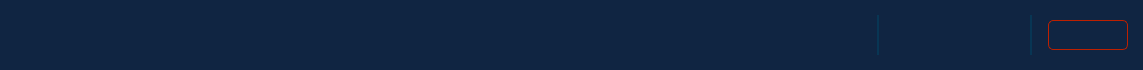
        <widget class="QWidget" name="widget" native="true">
         <property name="minimumSize">
          <size>
           <width>0</width>
           <height>70</height>
          </size>
         </property>
         <property name="maximumSize">
          <size>
           <width>16777215</width>
           <height>70</height>
          </size>
         </property>
         <property name="styleSheet">
          <string notr="true">background: #102542;</string>
         </property>
         <layout class="QHBoxLayout" name="horizontalLayout">
          <property name="spacing">
           <number>15</number>
          </property>
          <property name="leftMargin">
           <number>15</number>
          </property>
          <property name="topMargin">
           <number>15</number>
          </property>
          <property name="rightMargin">
           <number>15</number>
          </property>
          <property name="bottomMargin">
           <number>15</number>
          </property>
          <item>
           <spacer name="horizontalSpacer">
            <property name="orientation">
             <enum>Qt::Horizontal</enum>
            </property>
            <property name="sizeHint" stdset="0">
             <size>
              <width>772</width>
              <height>20</height>
             </size>
            </property>
           </spacer>
          </item>
          <item>
           <widget class="QPushButton" name="btn_screenshare">
            <property name="sizePolicy">
             <sizepolicy hsizetype="Fixed" vsizetype="Fixed">
              <horstretch>0</horstretch>
              <verstretch>0</verstretch>
             </sizepolicy>
            </property>
            <property name="minimumSize">
             <size>
              <width>30</width>
              <height>30</height>
             </size>
            </property>
            <property name="maximumSize">
             <size>
              <width>30</width>
              <height>30</height>
             </size>
            </property>
            <property name="cursor">
             <cursorShape>PointingHandCursor</cursorShape>
            </property>
            <property name="styleSheet">
             <string notr="true">QPushButton{
	border: none;
	border-radius: none;
	background: none;
	background-repeat: none;
	background-image: url(:/icons/monitor_2.png);
	background-position: center center;
}

QPushButton:hover{
	background: none;
	background-repeat: none;
	background-image: url(:/icons/monitor.png);
	background-position: center center;
}

QPushButton:pressed{
	background: none;
	background-repeat: none;
	background-image: url(:/icons/monitor_3.png);
	background-position: center center;
}</string>
            </property>
           </widget>
          </item>
          <item>
           <widget class="QPushButton" name="btn_inspector">
            <property name="sizePolicy">
             <sizepolicy hsizetype="Fixed" vsizetype="Fixed">
              <horstretch>0</horstretch>
              <verstretch>0</verstretch>
             </sizepolicy>
            </property>
            <property name="minimumSize">
             <size>
              <width>30</width>
              <height>30</height>
             </size>
            </property>
            <property name="maximumSize">
             <size>
              <width>30</width>
              <height>30</height>
             </size>
            </property>
            <property name="cursor">
             <cursorShape>PointingHandCursor</cursorShape>
            </property>
            <property name="styleSheet">
             <string notr="true">QPushButton{
	border: none;
	border-radius: none;
	background: none;
	background-repeat: none;
	background-image: url(:/icons/inspect_2.png);
	background-position: center center;
}

QPushButton:hover{
	background: none;
	background-repeat: none;
	background-image: url(:/icons/inspect.png);
	background-position: center center;
}

QPushButton:pressed{
	background: none;
	background-repeat: none;
	background-image: url(:/icons/inspect_3.png);
	background-position: center center;
}</string>
            </property>
           </widget>
          </item>
          <item>
           <widget class="Line" name="line">
            <property name="styleSheet">
             <string notr="true">color: #083654;</string>
            </property>
            <property name="frameShadow">
             <enum>QFrame::Plain</enum>
            </property>
            <property name="lineWidth">
             <number>2</number>
            </property>
            <property name="orientation">
             <enum>Qt::Vertical</enum>
            </property>
           </widget>
          </item>
          <item>
           <widget class="QPushButton" name="btn_student_list">
            <property name="sizePolicy">
             <sizepolicy hsizetype="Fixed" vsizetype="Fixed">
              <horstretch>0</horstretch>
              <verstretch>0</verstretch>
             </sizepolicy>
            </property>
            <property name="minimumSize">
             <size>
              <width>30</width>
              <height>30</height>
             </size>
            </property>
            <property name="maximumSize">
             <size>
              <width>30</width>
              <height>30</height>
             </size>
            </property>
            <property name="cursor">
             <cursorShape>PointingHandCursor</cursorShape>
            </property>
            <property name="styleSheet">
             <string notr="true">QPushButton{
	border: none;
	border-radius: none;
	background: none;
	background-repeat: none;
	background-image: url(:/icons/list_2.png);
	background-position: center center;
}

QPushButton:hover{
	background: none;
	background-repeat: none;
	background-image: url(:/icons/list.png);
	background-position: center center;
}

QPushButton:pressed{
	background: none;
	background-repeat: none;
	background-image: url(:/icons/list_3.png);
	background-position: center center;
}</string>
            </property>
           </widget>
          </item>
          <item>
           <widget class="QPushButton" name="btn_chat">
            <property name="sizePolicy">
             <sizepolicy hsizetype="Fixed" vsizetype="Fixed">
              <horstretch>0</horstretch>
              <verstretch>0</verstretch>
             </sizepolicy>
            </property>
            <property name="minimumSize">
             <size>
              <width>30</width>
              <height>30</height>
             </size>
            </property>
            <property name="maximumSize">
             <size>
              <width>30</width>
              <height>30</height>
             </size>
            </property>
            <property name="cursor">
             <cursorShape>PointingHandCursor</cursorShape>
            </property>
            <property name="styleSheet">
             <string notr="true">QPushButton{
	border: none;
	border-radius: none;
	background: none;
	background-repeat: none;
	background-image: url(:/icons/chat_2.png);
	background-position: center center;
}

QPushButton:hover{
	background: none;
	background-repeat: none;
	background-image: url(:/icons/chat.png);
	background-position: center center;
}

QPushButton:pressed{
	background: none;
	background-repeat: none;
	background-image: url(:/icons/chat_3.png);
	background-position: center center;
}</string>
            </property>
           </widget>
          </item>
          <item>
           <widget class="QPushButton" name="btn_block">
            <property name="sizePolicy">
             <sizepolicy hsizetype="Fixed" vsizetype="Fixed">
              <horstretch>0</horstretch>
              <verstretch>0</verstretch>
             </sizepolicy>
            </property>
            <property name="minimumSize">
             <size>
              <width>30</width>
              <height>30</height>
             </size>
            </property>
            <property name="maximumSize">
             <size>
              <width>30</width>
              <height>30</height>
             </size>
            </property>
            <property name="cursor">
             <cursorShape>PointingHandCursor</cursorShape>
            </property>
            <property name="styleSheet">
             <string notr="true">QPushButton{
	border: none;
	border-radius: none;
	background: none;
	background-repeat: none;
	background-image: url(:/icons/block_2.png);
	background-position: center center;
}

QPushButton:hover{
	background: none;
	background-repeat: none;
	background-image: url(:/icons/block.png);
	background-position: center center;
}

QPushButton:pressed{
	background: none;
	background-repeat: none;
	background-image: url(:/icons/block_3.png);
	background-position: center center;
}</string>
            </property>
           </widget>
          </item>
          <item>
           <widget class="Line" name="line_2">
            <property name="styleSheet">
             <string notr="true">color: #083654;</string>
            </property>
            <property name="frameShadow">
             <enum>QFrame::Plain</enum>
            </property>
            <property name="lineWidth">
             <number>2</number>
            </property>
            <property name="orientation">
             <enum>Qt::Vertical</enum>
            </property>
           </widget>
          </item>
          <item>
           <widget class="QPushButton" name="btn_leave">
            <property name="sizePolicy">
             <sizepolicy hsizetype="Fixed" vsizetype="Fixed">
              <horstretch>0</horstretch>
              <verstretch>0</verstretch>
             </sizepolicy>
            </property>
            <property name="minimumSize">
             <size>
              <width>80</width>
              <height>30</height>
             </size>
            </property>
            <property name="maximumSize">
             <size>
              <width>80</width>
              <height>30</height>
             </size>
            </property>
            <property name="cursor">
             <cursorShape>PointingHandCursor</cursorShape>
            </property>
            <property name="styleSheet">
             <string notr="true">QPushButton{
	border: 1px solid #bd2000;
	border-radius: 5px;
	background: none;
	background-repeat: none;
	background-image: url(:/icons/call_end.png);
	background-position: center center;
}

QPushButton:hover{
	background: none;
	background-color: #bd2000;
	background-repeat: none;
	background-image: url(:/icons/call_end.png);
	background-position: center center;
}</string>
            </property>
           </widget>
          </item>
         </layout>
        </widget>
